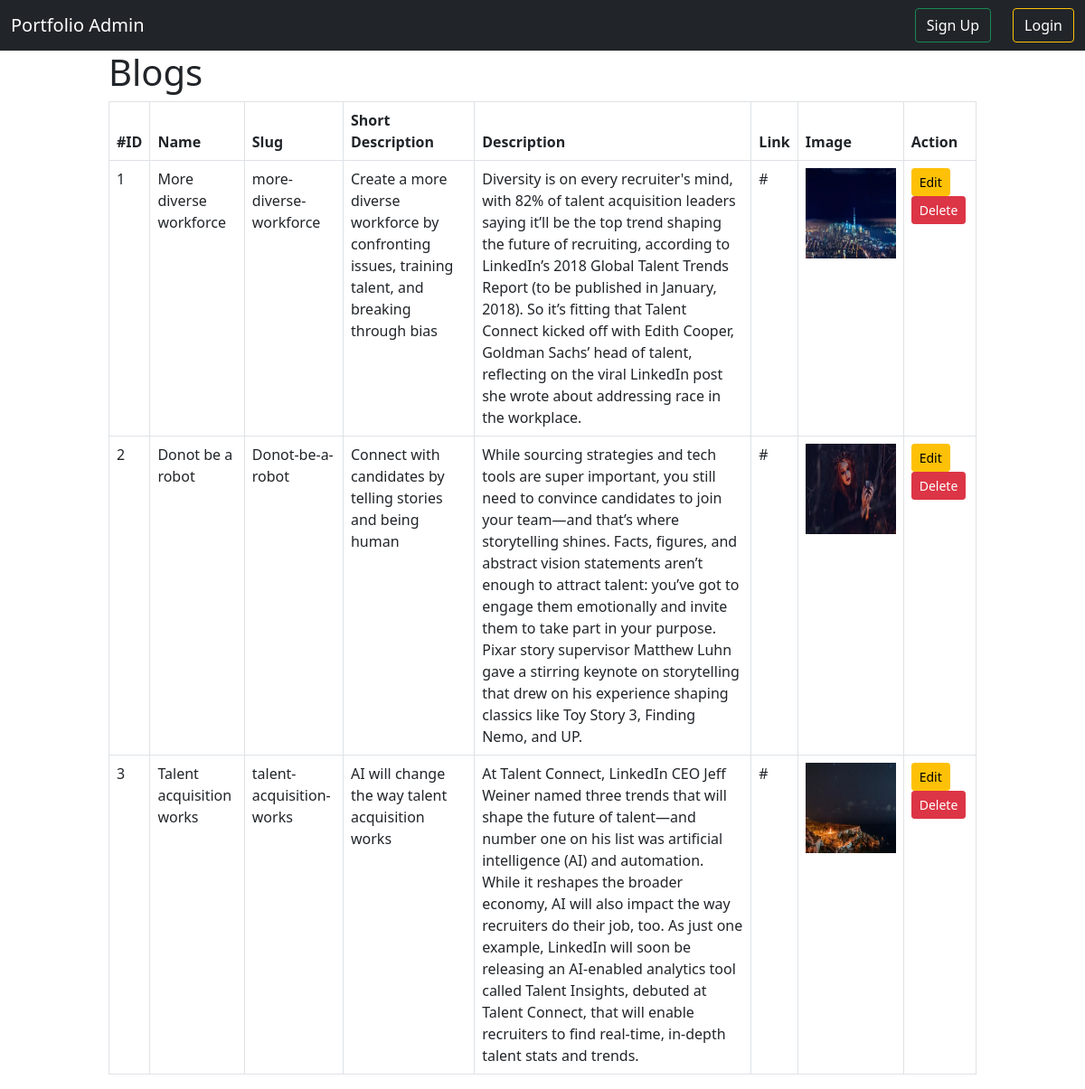
The page /show_blog on the database its author committed.
### portfolio/models.py (models this page shows, shortened)
class Blog(models.Model):
    name = models.CharField(max_length=100)
    slug = models.SlugField(max_length=200, unique=True, null=True)
    short_description = models.TextField(blank=True,null=True)
    description = models.TextField(max_length=500, blank=True)
    image = models.ImageField(upload_to='blog/')
    link = models.CharField(max_length=150)
    created_date = models.DateTimeField(auto_now_add=True)
    modified_date = models.DateTimeField(auto_now=True)
    class Meta:
        db_table = ''
        managed = True
        verbose_name = 'blog'
        verbose_name_plural = 'blogs'

### portfolio/views.py (the view)
# urls.py: path('show_blog', views.BlogListView.as_view(), name='show_blog'),
class BlogListView(ListView):
    model = Blog
    template_name = 'show_blog.html'
    context_object_name = 'bloglist'

### portfolio/templates/show_blog.html
{% extends 'adminbase.html' %}
{% block body %}
<div style="width:80%;margin : auto;">
<h1>Blogs</h1>
{% if bloglist %}
  <table class="table table-bordered">
    <thead>
      <tr>
        <th scope="col">#ID</th>
        <th scope="col">Name</th>
        <th scope="col">Slug</th>
        <th scope="col">Short Description</th>
        <th scope="col">Description</th>
        <th scope="col">Link</th>
        <th scope="col">Image</th>
        <th scope="col">Action</th>
      </tr>
    </thead>
    <tbody>
      {% for item in bloglist %}
      <tr>
        <td>{{item.id}}</td>
        <td>{{item.name}}</td>
        <td>{{item.slug}}</td>
        <td>{{item.short_description}}</td>
        <td>{{item.description}}</td>
        <td>{{item.link}}</td>
        <td><img src="{{item.image.url}}" height="100" width="100"/></td>
        <td><a href="{% url 'edit_blog' pk=item.id %}" class='btn btn-warning btn-sm' >Edit</a> <a class='btn btn-danger btn-sm' href="{% url 'delete_blog' pk=item.id %}">Delete</a> </td>
      </tr>
      {% endfor %}
    </tbody>
  </table>
  {% else %}
  <h3>No Data avaiable</h3>
  {% endif %}
</div>
{% endblock %}

### rows shown on the page
Blog: id "1", name "More diverse workforce", slug "more-diverse-workforce", short_description "Create a more diverse workforce by confronting issues, training talent, and breaking through bias", description "Diversity is on every recruiter's mind, with 82% of talent acquisition leaders saying it’ll be the top trend shaping the future of recruiting, according to LinkedIn’s 2018 Global Talent Trends Report (to be published in January, 2018). So it’s fitting that Talent Connect kicked off with Edith Cooper, Goldman Sachs’ head of talent, reflecting on the viral LinkedIn post she wrote about addressing race in the workplace.", link "#", image (picture)
Blog: id "2", name "Donot be a robot", slug "Donot-be-a-robot", short_description "Connect with candidates by telling stories and being human", description "While sourcing strategies and tech tools are super important, you still need to convince candidates to join your team—and that’s where storytelling shines. Facts, figures, and abstract vision statements aren’t enough to attract talent: you’ve got to engage them emotionally and invite them to take part in your purpose. Pixar story supervisor Matthew Luhn gave a stirring keynote on storytelling that drew on his experience shaping classics like Toy Story 3, Finding Nemo, and UP.", link "#", image (picture)
Blog: id "3", name "Talent acquisition works", slug "talent-acquisition-works", short_description "AI will change the way talent acquisition works", description "At Talent Connect, LinkedIn CEO Jeff Weiner named three trends that will shape the future of talent—and number one on his list was artificial intelligence (AI) and automation. While it reshapes the broader economy, AI will also impact the way recruiters do their job, too. As just one example, LinkedIn will soon be releasing an AI-enabled analytics tool called Talent Insights, debuted at Talent Connect, that will enable recruiters to find real-time, in-depth talent stats and trends.", link "#", image (picture)
